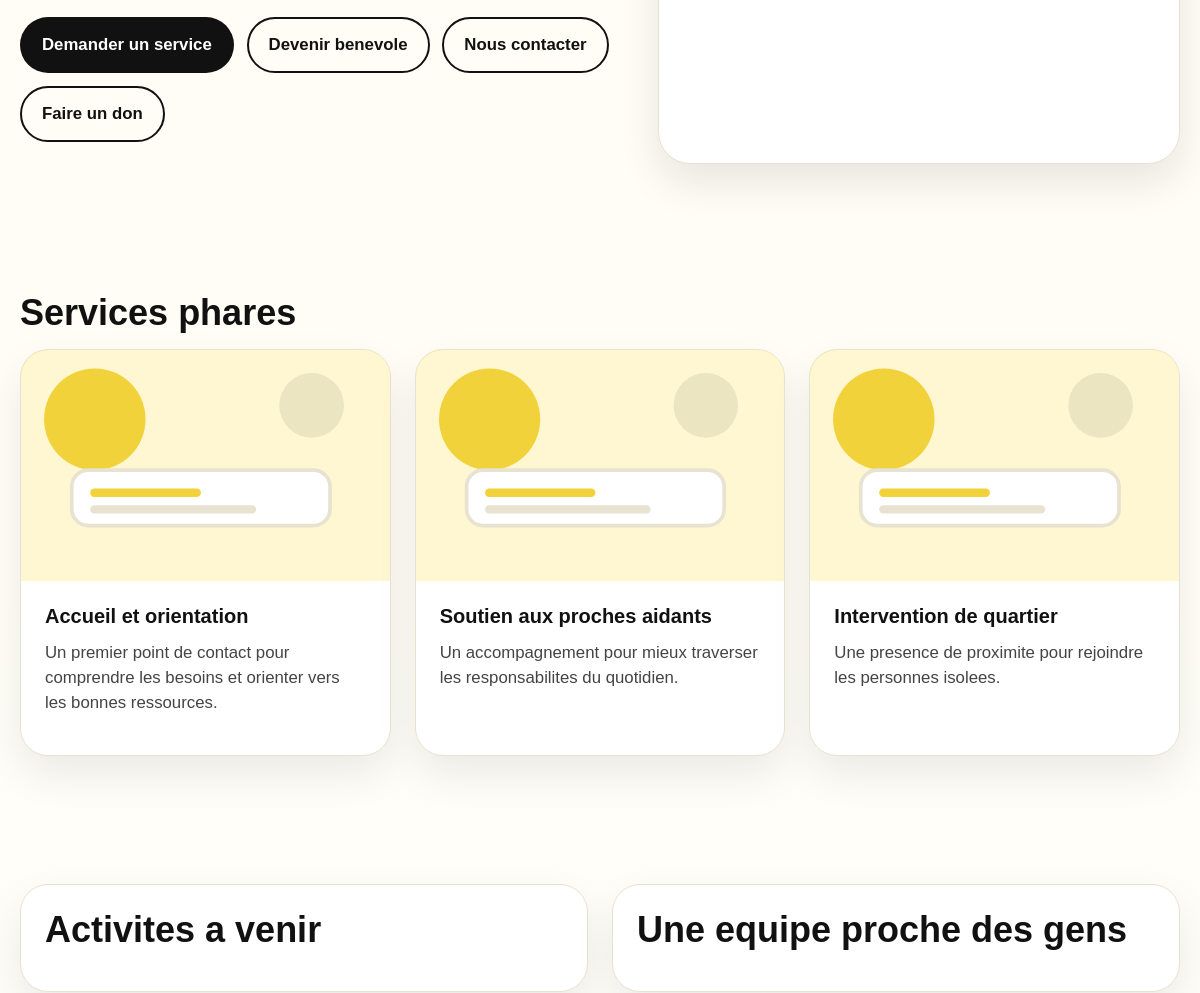
/ (middle part), run on an earlier commit of the app's database.
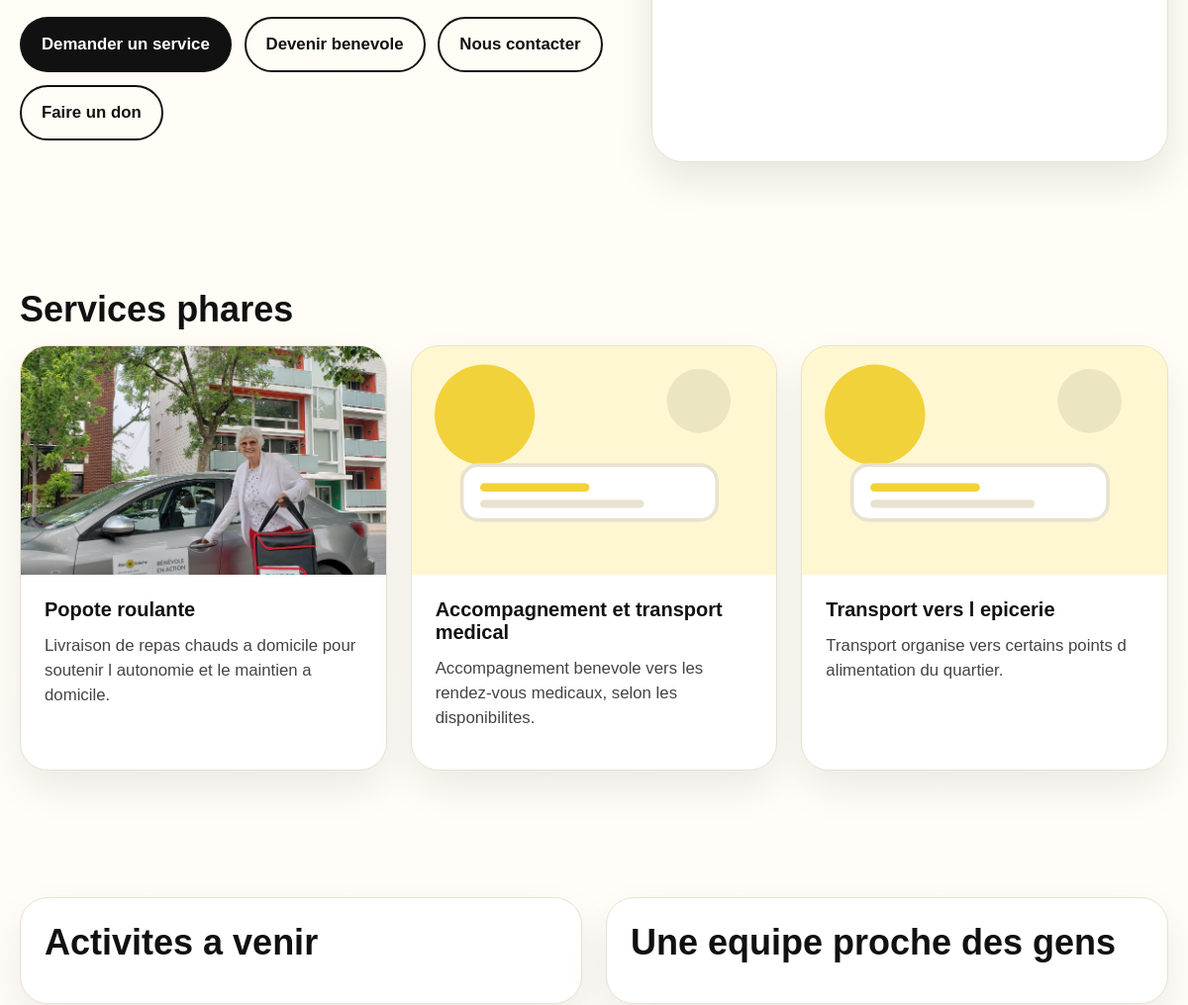
And on a later commit of the database.
### tables this page shows
CREATE TABLE services (
  id INT AUTO_INCREMENT PRIMARY KEY,
  title VARCHAR(180) NOT NULL,
  slug VARCHAR(180) NOT NULL UNIQUE,
  short_description TEXT,
  full_description TEXT,
  eligibility TEXT,
  price_info TEXT,
  contact_info TEXT,
  image VARCHAR(255),
  display_order INT DEFAULT 0,
  is_active TINYINT(1) DEFAULT 1,
  updated_at TIMESTAMP DEFAULT CURRENT_TIMESTAMP ON UPDATE CURRENT_TIMESTAMP
);

### app/helpers/functions.php (called while the page is built, shortened)
<?php
function e(?string $value): string
{
    return htmlspecialchars((string) $value, ENT_QUOTES, 'UTF-8');
}
function public_url(string $path = ''): string
{
    $scriptName = str_replace('\\', '/', $_SERVER['SCRIPT_NAME'] ?? '');
    return '/' . ltrim($path, '/');
}
function asset_url(string $path): string
{
    $scriptName = str_replace('\\', '/', $_SERVER['SCRIPT_NAME'] ?? '');
    return '/assets/' . ltrim($path, '/');
}
function upload_url(?string $path): string
{
    if (!$path) {
        return asset_url('images/placeholders/default-card.svg');
    }
    return asset_url('uploads/' . ltrim($path, '/'));
}

### app/config/database.php (called while the page is built, shortened)
<?php
function db(): PDO
{
    static $pdo = null;
    if ($pdo instanceof PDO) {
        return $pdo;
    }
    $host = '127.0.0.1';
    $port = '3306';
    $database = 'resolidaire';
    $username = 'root';
    $password = '';
    $charset = 'utf8mb4';
    $dsn = "mysql:host={$host};port={$port};dbname={$database};charset={$charset}";
    $options = [
        PDO::ATTR_ERRMODE => PDO::ERRMODE_EXCEPTION,
        PDO::ATTR_DEFAULT_FETCH_MODE => PDO::FETCH_ASSOC,
        PDO::ATTR_EMULATE_PREPARES => false,
    ];
    $pdo = new PDO($dsn, $username, $password, $options);
    return $pdo;
}

### app/models/Service.php (called while the page is built, shortened)
<?php
class Service
{
    public static function featured(int $limit = 4): array
    {
        $stmt = db()->prepare('SELECT * FROM services WHERE is_active = 1 ORDER BY display_order ASC LIMIT :service_limit');
        $stmt->bindValue(':service_limit', $limit, PDO::PARAM_INT);
        $stmt->execute();
        return $stmt->fetchAll();
    }
}

### public/index.php (the view, shortened to what this page needs)
<?php
require_once __DIR__ . '/../includes/header.php';
$featuredServices = Service::featured(3);
?>
<main id="main-content">
    <section class="hero">
        <div class="container hero-grid">
            <div class="hero-copy">
                <div class="quick-links">
                    <a class="button" href="<?= e(public_url('services.php')); ?>">Demander un service</a>
                    <a class="button button-secondary" href="<?= e(public_url('benevolat.php')); ?>">Devenir benevole</a>
                    <a class="button button-secondary" href="<?= e(public_url('contact.php')); ?>">Nous contacter</a>
                    <a class="button button-secondary" href="<?= e(public_url('don.php')); ?>">Faire un don</a>
                </div>
            </div>
            <div class="hero-card hero-media">
                <img src="<?= e(asset_url('images/hero/home-hero-photo.png')); ?>" alt="Membre de l'equipe Resolidaire en echange avec des aines lors d'une activite communautaire.">
            </div>
        </div>
    </section>
    <section>
        <div class="container">
            <h2>Services phares</h2>
            <div class="cards-grid">
                <?php foreach ($featuredServices as $service): ?>
                    <article class="card">
                        <div class="card-media"><img src="<?= e(upload_url($service['image'])); ?>" alt="<?= e($service['title']); ?>"></div>
                        <div class="card-body">
                            <h3><?= e($service['title']); ?></h3>
                            <p><?= e($service['short_description']); ?></p>
                        </div>
                    </article>
                <?php endforeach; ?>
            </div>
        </div>
    </section>
    <section>
        <div class="container split-grid">
            <div class="panel">
                <h2>Activites a venir</h2>
            </div>
            <div class="panel">
                <h2>Une equipe proche des gens</h2>
            </div>
        </div>
    </section>
</main>
<?php require_once __DIR__ . '/../includes/footer.php'; ?>

What changed in the data, as far as the page shows it:
changed services: image: picture added in place of a placeholder; title "Accueil et orientation" → "Popote roulante"; short_description "Un premier point de contact pour comprendre les besoins et orienter vers les bonnes ressources." → "Livraison de repas chauds a domicile pour soutenir l autonomie et le maintien a domicile."
changed services: title "Soutien aux proches aidants" → "Accompagnement et transport medical"; short_description "Un accompagnement pour mieux traverser les responsabilites du quotidien." → "Accompagnement benevole vers les rendez-vous medicaux, selon les disponibilites."
changed services: title "Intervention de quartier" → "Transport vers l epicerie"; short_description "Une presence de proximite pour rejoindre les personnes isolees." → "Transport organise vers certains points d alimentation du quartier."
